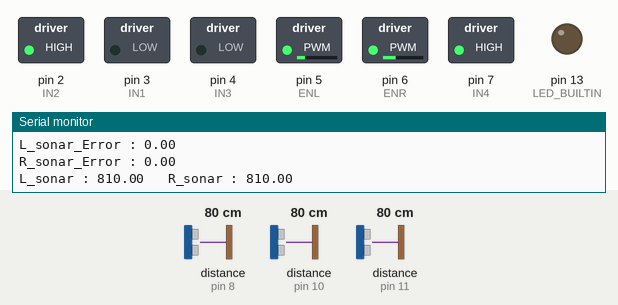
The sketch below on a simulated Arduino Uno, built with avr-gcc and run on an emulated ATmega328P. Parts: switched loads named in the sketch (green lamp = pin HIGH), output pins drawn as LEDs (lit = HIGH), the last lines printed to the serial monitor. Inputs (shaded band) come from the test bench; at power-on: distance to the obstacle (sensors on pin 10, pin 11, pin 8) 80 cm. The echo pulse lasts 58.3 µs per cm.

Above: at 1.2 s.
1.3 s: distance to the obstacle (sensor on pin 10) set to 18 cm
At 2.0 s:
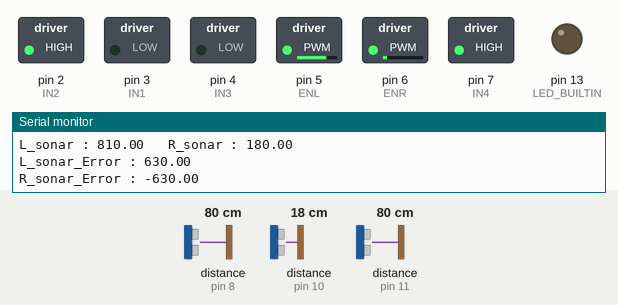
2.9 s: distance to the obstacle (sensor on pin 11) set to 35 cm
At 3.5 s:
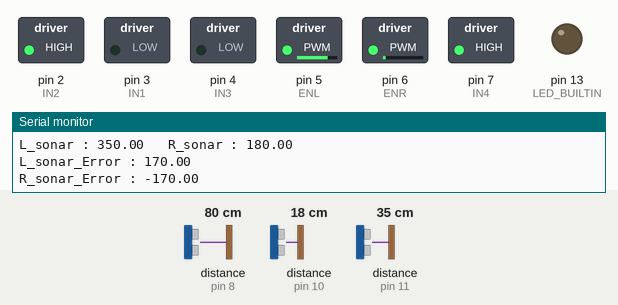
4.5 s: distance to the obstacle (sensor on pin 10) set to 2 cm
At 5.4 s:
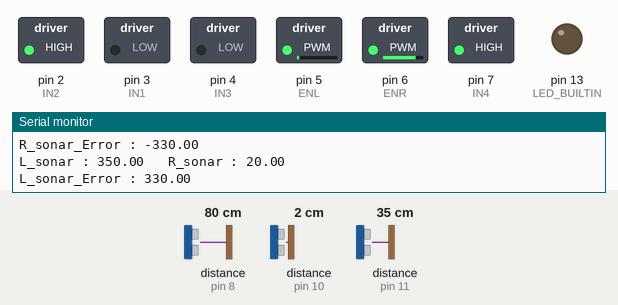
6.1 s: distance to the obstacle (sensor on pin 11) set to 18 cm
At 7.0 s:
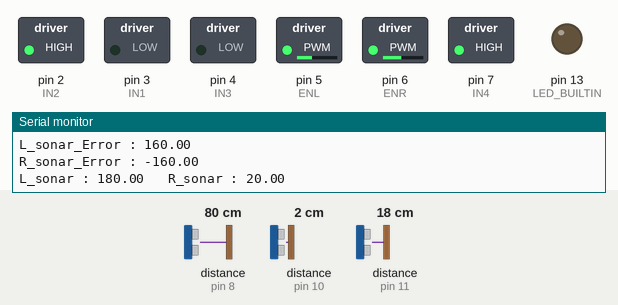
7.7 s: distance to the obstacle (sensor on pin 11) set to 60 cm
At 8.3 s:
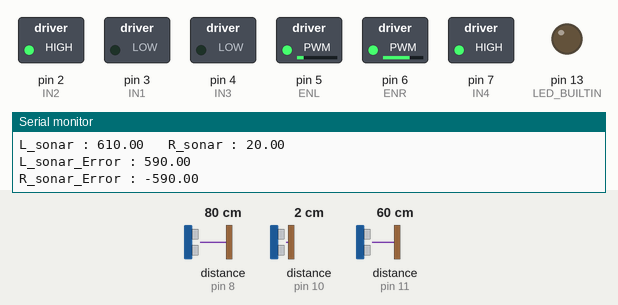
9.4 s: distance to the obstacle (sensor on pin 10) set to 35 cm
At 10.4 s:
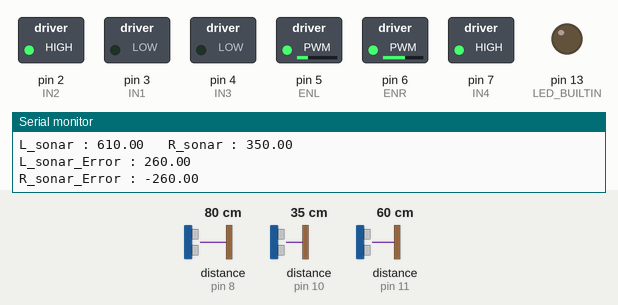
Timing chart, 0 to 12.0 s (numbered marks = the images above; inputs shaded):
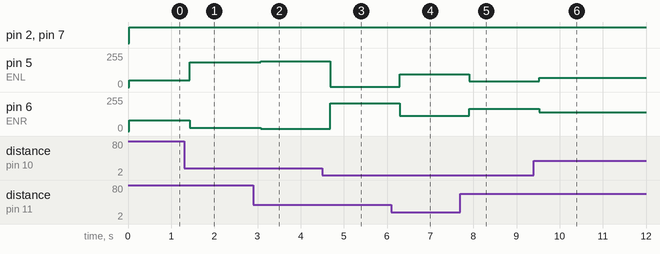

Measured:
- after the input at 1.3 s, pin 5 (ENL): 50/255 → 186/255 after 0.13 s; pin 6 (ENR): 80/255 → 24/255 after 0.13 s
- after the input at 2.9 s, pin 5 (ENL): 186/255 → 194/255 after 0.17 s; pin 6 (ENR): 24/255 → 16/255 after 0.17 s
- after the input at 4.5 s, pin 5 (ENL): 194/255 → 2/255 after 0.19 s; pin 6 (ENR): 16/255 → 208/255 after 0.19 s
- after the input at 6.1 s, pin 5 (ENL): 2/255 → 94/255 after 0.20 s; pin 6 (ENR): 208/255 → 116/255 after 0.20 s
- after the input at 7.7 s, pin 5 (ENL): 94/255 → 42/255 after 0.20 s; pin 6 (ENR): 116/255 → 168/255 after 0.20 s
- after the input at 9.4 s, pin 5 (ENL): 42/255 → 70/255 after 0.12 s; pin 6 (ENR): 168/255 → 140/255 after 0.12 s

The sketch:

wall_following2.ino
```cpp
#include <NewPing.h>
#define F_Sonar 8
#define R_Sonar 10
#define L_Sonar 11

#define SONAR_NUM 3 //number of sensor
#define MaxDistance 600  //Maxium distance (in cm) to ping.

#define IN1 3 //left
#define IN2 2
#define IN3 4 //right
#define IN4 7

#define ENL 5 //left
#define ENR 6 //right

int robot_width = 200; // 로봇의 너비
int mazor_width = 500; // 미로의 폭
int mazor_width_tolerance = 10; // 센서의 오차범위
int measure_width; // 총 산출값


int a;
int L_Ms, R_Ms;


float R_sonar_Distance = 0.0; //현재 소나센서 측정값
float R_sonar_Distance_old = 0.0; //전에 측정했던 과거값
float R_sonar_Error = 0.0; //둘의 차이값

float L_sonar_Distance = 0.0;
float L_sonar_Distance_old = 0.0;
float L_sonar_Error = 0.0;

float F_sonar_Distance = 0.0;
float F_sonar_Distance_old = 0.0;
float F_sonar_Error = 0.0;


NewPing sonar[SONAR_NUM]= {   //Sensor object array.
NewPing (8,8,MaxDistance), //F   Each sensor's trigger pin, echo pin, and max distance to ping.
NewPing (10,10,MaxDistance), //R
NewPing (11,11,MaxDistance) //L
};


void Straight(int L_Ms, int R_Ms)
{
 digitalWrite(IN1, LOW);
 digitalWrite(IN2, HIGH);
 digitalWrite(IN3, LOW);
 digitalWrite(IN4, HIGH);
 analogWrite(ENL, L_Ms);
 analogWrite(ENR, R_Ms);
 delay(a);
}

void Back(int L_Ms, int R_Ms)
{
 digitalWrite(IN1, HIGH);
 digitalWrite(IN2, LOW);
 digitalWrite(IN3, HIGH);
 digitalWrite(IN4, LOW);
 analogWrite(ENL, L_Ms);
 analogWrite(ENR, R_Ms);
 delay(300);
}

void Right(int L_Ms, int R_Ms)
{
 digitalWrite(IN1, LOW);
 digitalWrite(IN2, HIGH);
 digitalWrite(IN3, HIGH);
 digitalWrite(IN4, LOW);
 analogWrite(ENL, L_Ms);
 analogWrite(ENR, R_Ms);
 delay(a);
}

void Left(int L_Ms, int R_Ms)
{
 digitalWrite(IN1, HIGH);
 digitalWrite(IN2, LOW);
 digitalWrite(IN3, LOW);
 digitalWrite(IN4, HIGH);
 analogWrite(ENL, L_Ms);
 analogWrite(ENR, R_Ms);
 delay(a);
}

void Stop()
{
  analogWrite(ENL,0);
  analogWrite(ENR,0);
  delay(1000);
}


void Turning(int L_Ms, int R_Ms)
{
  if(L_sonar_Distance < 100)
  {
   Right(90,90);
  }
  else if(R_sonar_Distance < 200)
  {
   Left(90,90);
  }
  else
  Straight(70,80);
}


void moter(int L_Ms, int R_Ms)
{


   Straight(L_Ms, R_Ms);


}


void read_sonar_sensor(void) //초음파 센서 값을 읽는 함수
{
   R_sonar_Distance = sonar[0].ping_cm()*10; //각자에 맞도록 센서 번호 설정
   R_sonar_Distance = sonar[1].ping_cm()*10;
   L_sonar_Distance = sonar[2].ping_cm()*10;
   if( R_sonar_Distance == 0) R_sonar_Distance = MaxDistance*10.0;
   if( L_sonar_Distance == 0) L_sonar_Distance = MaxDistance*10.0;
   if( F_sonar_Distance == 0) F_sonar_Distance = MaxDistance*10.0;
}

/*
void updata_sonar_old(void)
{
 R_sonar_Distance_old = R_sonar_Distance; //시간이 지남에따라 현재값을 올드 값으로 넘겨줌
 L_sonar_Distance_old = L_sonar_Distance;
 F_sonar_Distance_old = F_sonar_Distance;
}
*/

void updata_sonar_error(void)
{
 R_sonar_Error = R_sonar_Distance - L_sonar_Distance; //
 L_sonar_Error = L_sonar_Distance - R_sonar_Distance;
 F_sonar_Error = F_sonar_Distance - F_sonar_Distance_old;
}


void setup()
{
  pinMode(LED_BUILTIN, OUTPUT);
  pinMode(F_Sonar, OUTPUT);
  pinMode(R_Sonar, OUTPUT);
  pinMode(L_Sonar, OUTPUT);
  pinMode(IN1, OUTPUT);
  pinMode(IN2, OUTPUT);
  pinMode(IN3, OUTPUT);
  pinMode(IN4, OUTPUT);

  Serial.begin(9600);


}

void loop()
{
 float p_gain = 10;
 int moter_diff_R, moter_diff_L = 0;

 read_sonar_sensor(); // 센서 읽고
 updata_sonar_error(); //차이값을 구하고

 measure_width = L_sonar_Distance + robot_width + R_sonar_Distance;

 Serial.print("L_sonar : ");
 Serial.print(L_sonar_Distance); Serial.print("   "); //현재값 모니터 출력
 Serial.print("R_sonar : ");
 Serial.print(R_sonar_Distance); Serial.println(""); //현재값 모니터 출력

 Serial.print("L_sonar_Error : ");Serial.println(L_sonar_Error); //차이값 모니터 출력
 Serial.print("R_sonar_Error : ");Serial.println(R_sonar_Error); //차이값 모니터 출력

 moter_diff_R = R_sonar_Error * p_gain;// 각도 = 차이값*상수
 moter_diff_L = L_sonar_Error * p_gain;

if(measure_width*0.9 - mazor_width_tolerance < measure_width < measure_width*1.0 + mazor_width_tolerance)
{
  Straight(50,80);
  if((R_sonar_Distance < L_sonar_Distance)||(R_sonar_Distance < 200))
  {
    moter(30 - moter_diff_R, 180 + moter_diff_R); //
  }
  else if((L_sonar_Distance < R_sonar_Distance)||(L_sonar_Distance < 200))
  {
    moter(100 + moter_diff_L, 100 - moter_diff_L);
  }
}
 delay(200);

 //이후 조정치 만큼 바퀴의 각도 수정
}
```
